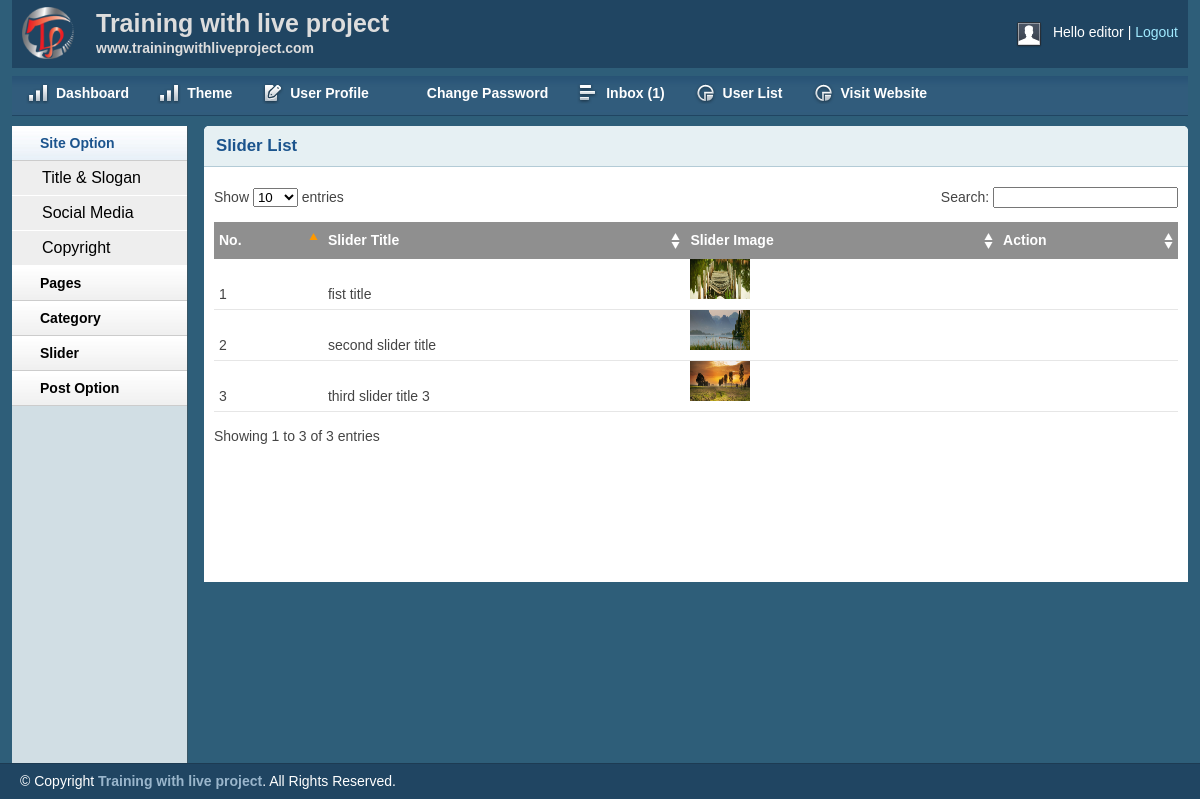
The app's page /admin/sliderlist.php (signed in) with its own data.
### tables this page shows
CREATE TABLE `tbl_slider` (
  `id` int(11) NOT NULL,
  `title` varchar(255) NOT NULL,
  `image` varchar(255) NOT NULL
);

### lib/Database.php (called while the page is built, shortened)
<?php
Class Database{
	public $host   = DB_HOST;
	public $user   = DB_USER;
	public $pass   = DB_PASS;
	public $dbname = DB_NAME;
	public $link;
	private function connectDB(){
	$this->link = new mysqli($this->host, $this->user, $this->pass, $this->dbname);
 }
	public function select($query){
		$result = $this->link->query($query) or die($this->link->error.__LINE__);
		if($result->num_rows > 0){
			return $result;
		} else {
			return false;
		}
	}
}

### admin/sliderlist.php (the view, shortened to what this page needs)
<?php include_once 'inc/header.php'; ?>
<?php include_once 'inc/sidebar.php'; ?>
        <div class="grid_10">
            <div class="box round first grid">
                <h2>Slider List</h2>
                <div class="block">
                    <table class="data display datatable" id="example">
					<thead>
						<tr>
                            <th>No.</th>
							<th>Slider Title</th>
							<th>Slider Image</th>
							<th>Action</th>
						</tr>
					</thead>
					<tbody>
                <?php
                    $query = "SELECT * FROM tbl_slider";
                    $slider = $db->select($query);
                    if ($slider) {
                        $i = 0;
                        while ($result = $slider->fetch_assoc()) {
                            $i++;
                 ?>
						<tr class="odd gradeX">
							<td><?php echo $i; ?></td>
							<td><?php echo $result['title']; ?></td>
							<td><img src="<?php echo $result['image']; ?>" alt="" height="40px" width="60px"></td>
        <td>
        </td>
						</tr>
                <?php
                        }
                    }
                 ?>
					</tbody>
				</table>
               </div>
            </div>
        </div>
<?php include_once 'inc/footer.php'; ?>

### admin/css/layout.css (style rules this page uses)
body { background: #fff none repeat scroll 0 0; color: #444; font-size: 14px; padding: 0; }
h1, h2, h3, h4, h5, h6 { line-height:1.2em; margin-bottom:.3em; }
h2 { margin-top:1em; }
.box { background:#fff; margin-bottom:20px; padding:10px 10px 10px 10px; margin-left:-8px; }
.box.grid { padding-bottom:40px; }
.box.round { -moz-border-radius: 5px 5px 0px 0px; -webkit-border-radius: 5px 5px 0px 0px; border-radius: 5px 5px 0px 0px; }
.box h2 { font-size:1.2em; font-weight:bold; color:#1B548D; background:#E6F0F3; margin:-10px -10px 0 -10px; padding:10px 12px; border-bottom:1px solid #B3CBD6; -moz-border-radius: 5px 5px 0px 0px; -webkit-border-radius: 5px 5px 0px 0px; border-radius: 5px 5px 0px 0px; }
.box.first { min-height: 406px; }
.block { padding-top:20px; }
.block { padding-bottom:1px; }
table.display { margin: 0 auto; clear: both; width: 100%; }
.sorting_asc { background: #8f8f8f url(../img/table/sort_asc.png) no-repeat center right; padding:8px 5px; text-align:left; color:#fff; }
.sorting { background:#8f8f8f url(../img/table/sort_both.png) no-repeat center right; padding:8px 5px; text-align:left; color:#fff; }
tr.odd { height: 30px; line-height: 30px; border-bottom:1px solid #e6e6e6; }
tr.even { height: 30px; line-height: 30px; border-bottom:1px solid #e6e6e6; }
tr.odd td, tr.even td { padding-left:5px; }

### records on screen
tbl_slider: title "fist title", image (picture)
tbl_slider: title "second slider title", image (picture)
tbl_slider: title "third slider title 3", image (picture)

### other values on screen
Session::get('username') "editor"
$count "1"
